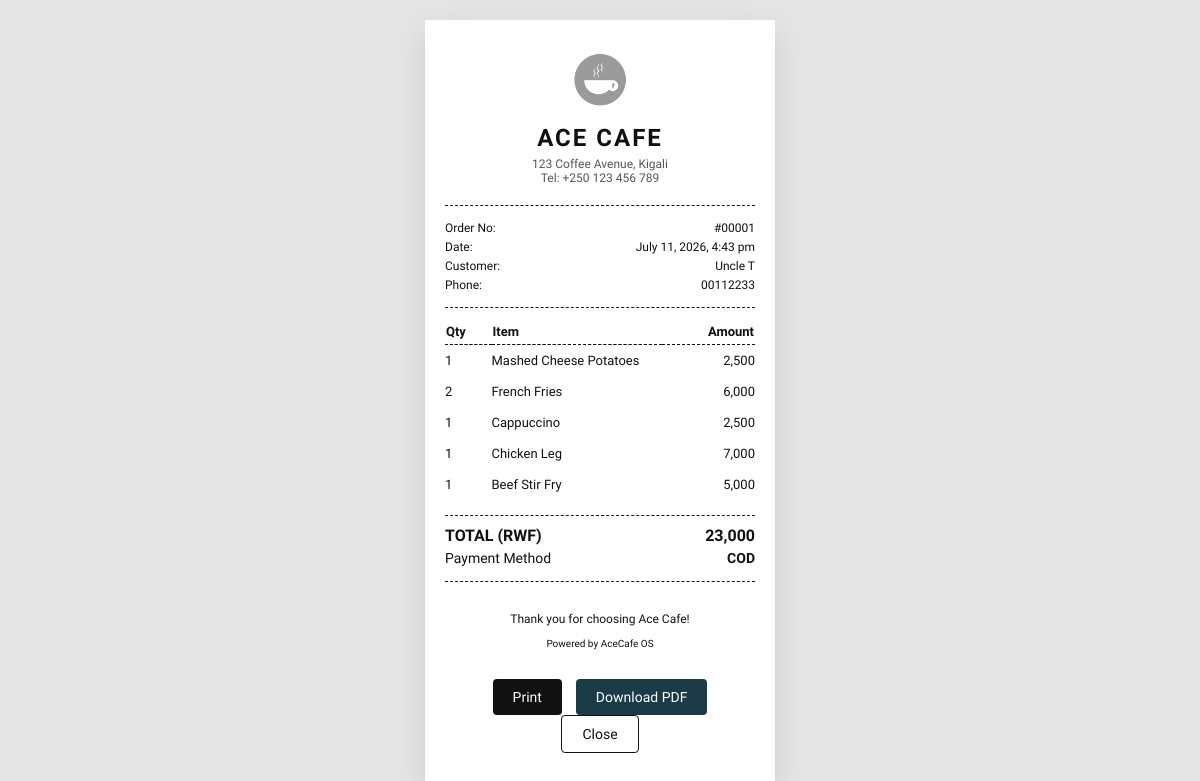
/receipt.php?id=1 (signed in), run on the app's committed database.
### tables this page shows
CREATE TABLE `orders` (
  `id` int(11) NOT NULL,
  `user_id` int(11) DEFAULT NULL,
  `customer_name` varchar(100) NOT NULL,
  `phone` varchar(20) NOT NULL,
  `address` text NOT NULL,
  `total_amount` int(11) NOT NULL,
  `status` enum('pending','preparing','out_for_delivery','complete_awaiting_pickup','delivered','cancelled') DEFAULT 'pending',
  `payment_method` enum('cod','card','momo','airtel','mobile_money') DEFAULT 'cod',
  `payment_status` enum('pending','paid') DEFAULT 'pending',
  `created_at` timestamp NOT NULL DEFAULT current_timestamp(),
  `points_earned` int(11) DEFAULT 0,
  `coupon_code` varchar(50) DEFAULT NULL,
  `discount_amount` int(11) DEFAULT 0,
  `points_redeemed` int(11) DEFAULT 0,
  `latitude` decimal(10,8) DEFAULT NULL,
  `longitude` decimal(11,8) DEFAULT NULL
);

CREATE TABLE `order_items` (
  `id` int(11) NOT NULL,
  `order_id` int(11) NOT NULL,
  `menu_id` int(11) NOT NULL,
  `quantity` int(11) NOT NULL,
  `price` int(11) NOT NULL
);

CREATE TABLE `menu` (
  `id` int(11) NOT NULL,
  `name` varchar(100) NOT NULL,
  `price` int(11) NOT NULL,
  `category` varchar(50) NOT NULL,
  `description` text DEFAULT NULL,
  `image` varchar(255) DEFAULT NULL,
  `created_at` timestamp NOT NULL DEFAULT current_timestamp()
);

### receipt.php (the view, shortened to what this page needs)
<?php
require_once 'db.php';
$orderId = (int)$_GET['id'];
$stmt = $pdo->prepare("SELECT * FROM orders WHERE id = :id");
$stmt->execute([':id' => $orderId]);
$order = $stmt->fetch();
$stmtItems = $pdo->prepare("
    SELECT oi.*, m.name
    FROM order_items oi
    JOIN menu m ON oi.menu_id = m.id
    WHERE oi.order_id = :id
");
$stmtItems->execute([':id' => $orderId]);
$items = $stmtItems->fetchAll();
$orderDate = date("F j, Y, g:i a", strtotime($order['created_at']));
?>
<!DOCTYPE html>
<html lang="en">
<head>
</head>
<body>
    <div class="receipt-container">
        <div class="header">
            <img src="images/ace_cafe_logo_circle.png" alt="Ace Cafe Logo">
            <h1>Ace Cafe</h1>
            <p>123 Coffee Avenue, Kigali</p>
            <p>Tel: +250 123 456 789</p>
        </div>
        <div class="divider"></div>
        <div class="info-row">
            <span>Order No:</span>
            <span>#<?= str_pad($order['id'], 5, '0', STR_PAD_LEFT) ?></span>
        </div>
        <div class="info-row">
            <span>Date:</span>
            <span><?= $orderDate ?></span>
        </div>
        <div class="info-row">
            <span>Customer:</span>
            <span><?= htmlspecialchars($order['customer_name']) ?></span>
        </div>
        <div class="info-row">
            <span>Phone:</span>
            <span><?= htmlspecialchars($order['phone']) ?></span>
        </div>
        <div class="divider"></div>
        <table class="items-table">
            <thead>
                <tr>
                    <th class="qty">Qty</th>
                    <th class="item">Item</th>
                    <th class="price">Amount</th>
                </tr>
            </thead>
            <tbody>
                <?php foreach($items as $item): ?>
                <tr>
                    <td><?= $item['quantity'] ?></td>
                    <td><?= htmlspecialchars($item['name']) ?></td>
                    <td class="price"><?= number_format($item['price'] * $item['quantity']) ?></td>
                </tr>
                <?php endforeach; ?>
            </tbody>
        </table>
        <div class="totals">
            <div class="row grand-total">
                <span>TOTAL (RWF)</span>
                <span><?= number_format($order['total_amount']) ?></span>
            </div>
            <div class="row">
                <span>Payment Method</span>
                <span style="text-transform: uppercase; font-weight: bold;"><?= str_replace('_', ' ', htmlspecialchars($order['payment_method'] ?? 'COD')) ?></span>
            </div>
        </div>
        <div class="divider"></div>
        <div class="footer">
            <p>Thank you for choosing Ace Cafe!</p>
            <p style="font-size: 10px; margin-top: 5px;">Powered by AceCafe OS</p>
        </div>
        <div class="actions">
            <button class="btn" onclick="window.print()">Print</button>
            <button class="btn" style="background: #1A3B47;" onclick="downloadPDF()">Download PDF</button>
            <button class="btn btn-outline" onclick="window.close(); if(!window.closed) window.location.href='./';">Close</button>
        </div>
    </div>
</body>
</html>

### receipt.php (style rules this page uses)
body { background-color: #e5e5e5; font-family: "Magra", sans-serif; color: #111; margin: 0; padding: 20px; display: flex; justify-content: center; }
.receipt-container { background-color: #fff; width: 100%; max-width: 350px; padding: 30px 20px; box-sizing: border-box; box-shadow: 0 10px 30px rgba(0,0,0,0.1); position: relative; }
.receipt-container::after { content: ""; position: absolute; bottom: -10px; left: 0; right: 0; height: 10px; background-size: 20px 20px; background-image: radial-gradient(circle at 10px 10px, transparent 12px, #fff 13px); background-repeat: repeat-x; }
.header { text-align: center; margin-bottom: 20px; }
.header img { width: 60px; margin-bottom: 10px; filter: grayscale(100%) contrast(1.2); }
.header h1 { font-family: "Magra", sans-serif; font-size: 24px; margin: 0 0 5px 0; text-transform: uppercase; letter-spacing: 2px; }
.header p { margin: 0; font-size: 12px; color: #555; }
.divider { border-top: 1px dashed #111; margin: 15px 0; }
.info-row { display: flex; justify-content: space-between; font-size: 12px; margin-bottom: 5px; }
.items-table { width: 100%; font-size: 13px; border-collapse: collapse; }
.items-table th { text-align: left; border-bottom: 1px dashed #111; padding-bottom: 5px; font-weight: bold; }
.items-table th.qty { width: 15%; }
.items-table th.item { width: 55%; }
.items-table th.price { width: 30%; text-align: right; }
.items-table td { padding: 8px 0; vertical-align: top; }
.items-table td.price { text-align: right; }
.totals { margin-top: 15px; font-size: 14px; }
.totals .row { display: flex; justify-content: space-between; margin-bottom: 5px; }
.totals .grand-total { font-weight: bold; font-size: 16px; margin-top: 10px; border-top: 1px dashed #111; padding-top: 10px; }
.footer { text-align: center; margin-top: 30px; font-size: 12px; }
.actions { text-align: center; margin-top: 30px; }
.btn { background: #111; color: #fff; border: none; padding: 10px 20px; font-family: inherit; cursor: pointer; border-radius: 4px; font-size: 14px; margin: 0 5px; text-decoration: none; }
.btn-outline { background: transparent; color: #111; border: 1px solid #111; }

### data on the page
orders: id "00001", created_at "July 11, 2026, 4:43 pm", customer_name "Uncle T", phone "00112233", total_amount "23,000", payment_method "COD"
order_items: quantity "1", menu.name "Mashed Cheese Potatoes", $item['price'] * $item['quantity'] "2,500"
order_items: quantity "2", menu.name "French Fries", $item['price'] * $item['quantity'] "6,000"
order_items: quantity "1", menu.name "Cappuccino", $item['price'] * $item['quantity'] "2,500"
order_items: quantity "1", menu.name "Chicken Leg", $item['price'] * $item['quantity'] "7,000"
order_items: quantity "1", menu.name "Beef Stir Fry", $item['price'] * $item['quantity'] "5,000"
